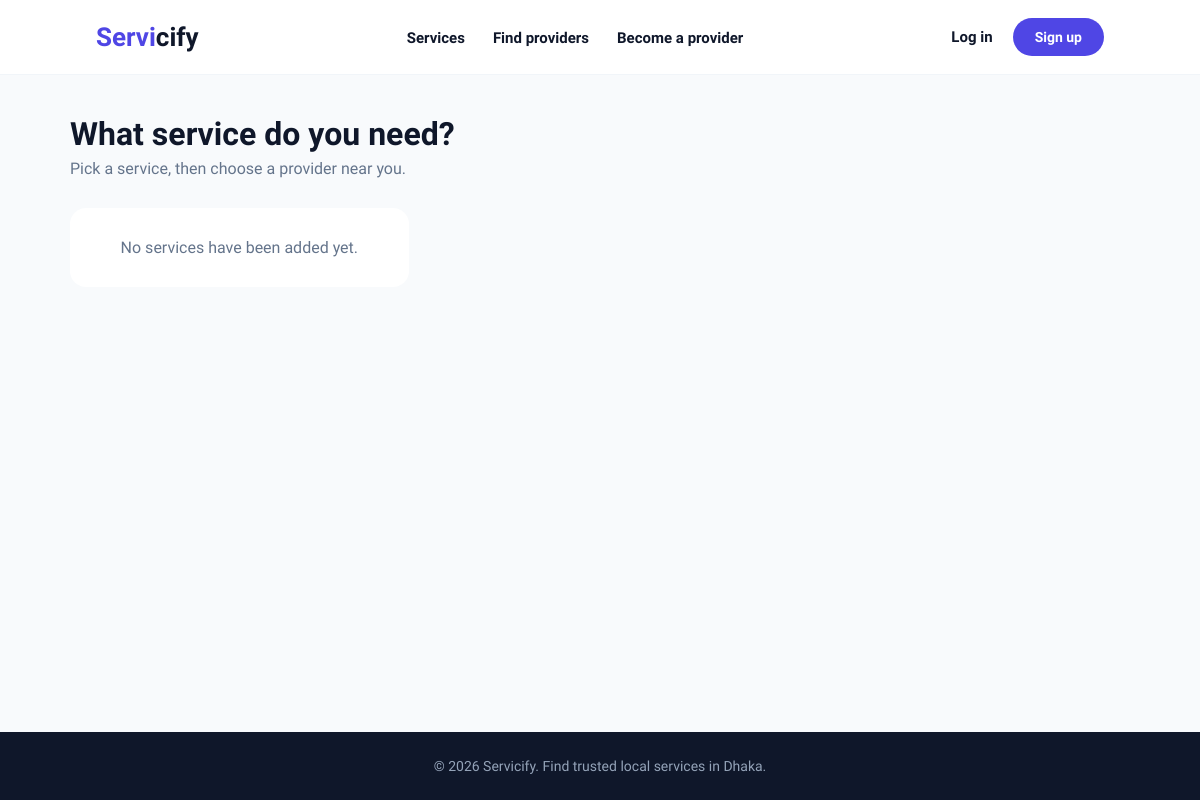
/services/, run on an earlier commit of the app's database.
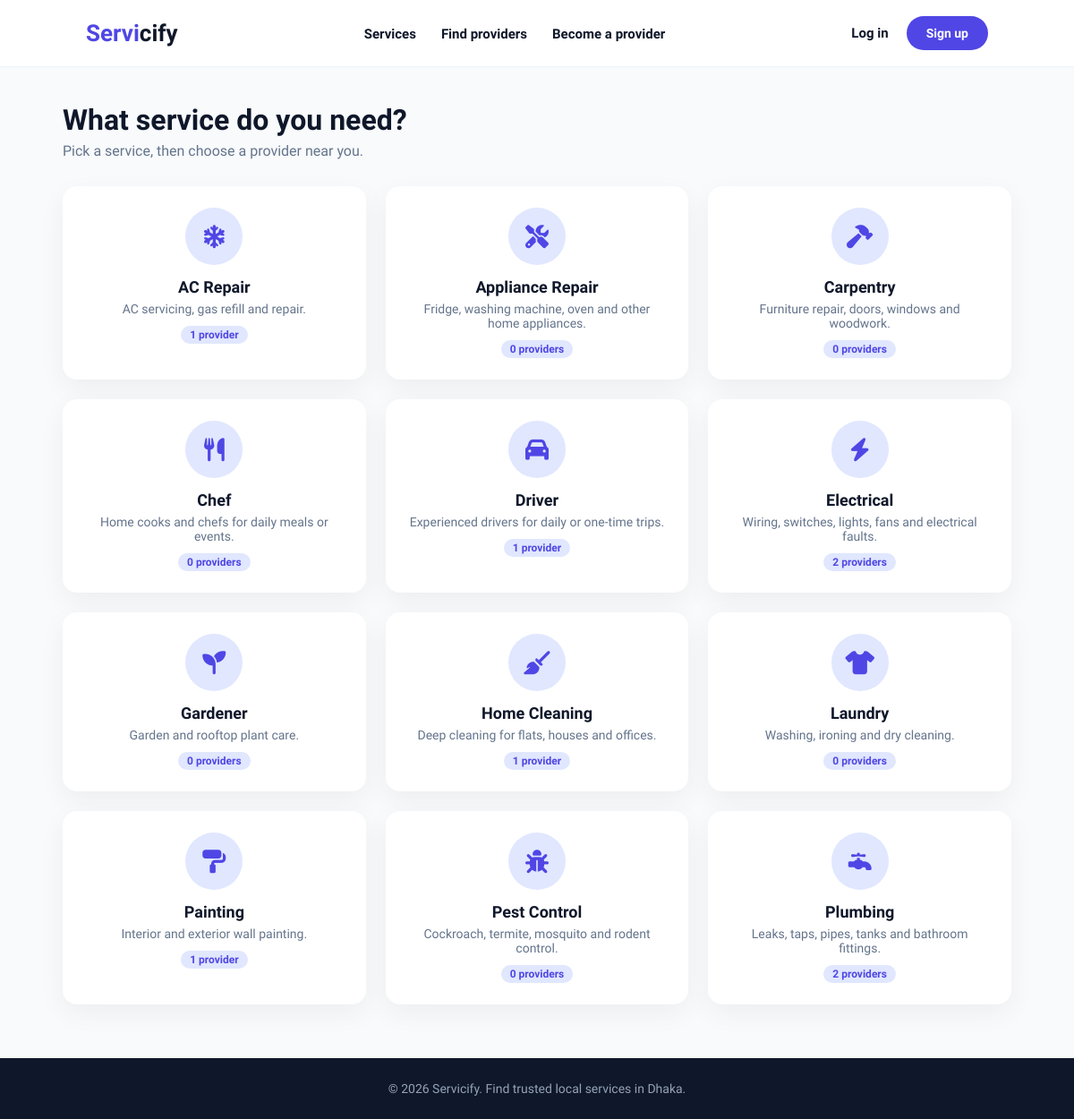
And on a later commit of the database.
### acc/models.py (models this page shows, shortened)
class Service(models.Model):
    name = models.CharField(max_length=100, unique=True)
    description = models.TextField(blank=True)
    icon = models.CharField(max_length=50, default='screwdriver-wrench')
    image_url = models.URLField(blank=True)
    class Meta:
        ordering = ['name']

### acc/views.py (the view)
# urls.py: path('services/', views.service_list, name='service_list'),
def service_list(request):
    services = Service.objects.annotate(provider_count=Count('servicemen'))
    return render(request, 'service_list.html', {'services': services})

### templates/service_list.html (shortened to what this page needs)
{% extends 'base.html' %}
{% block content %}
<h1 class="page-title">What service do you need?</h1>
<p class="page-sub">Pick a service, then choose a provider near you.</p>
<div class="grid">
    {% for service in services %}
        <a href="{% url 'provider_list' %}?service={{ service.id }}" class="card service-box">
            <div class="service-icon"><i class="fa-solid fa-{{ service.icon }}"></i></div>
            <h3>{{ service.name }}</h3>
            <p class="muted">{{ service.description }}</p>
            <p style="margin-top: 10px;"><span class="tag">{{ service.provider_count }} provider{{ service.provider_count|pluralize }}</span></p>
        </a>
    {% empty %}
        <div class="empty">No services have been added yet.</div>
    {% endfor %}
</div>
{% endblock %}

### templates/base.html (shortened to what this page needs)
<!DOCTYPE html>
<html lang="en">
<head>
    <link rel="stylesheet" href="https://cdnjs.cloudflare.com/ajax/libs/font-awesome/6.4.0/css/all.min.css">
</head>
<body>
<header>
    <div class="logo"><a href="{% url 'home' %}">Servi<span>cify</span></a></div>
    <nav>
        <ul>
            <li><a href="{% url 'service_list' %}">Services</a></li>
            <li><a href="{% url 'provider_list' %}">Find providers</a></li>
            <li><a href="{% url 'serviceman_signup' %}">Become a provider</a></li>
        </ul>
    </nav>
    <div class="nav-actions">
        {% if request.session.customer_id %}
            <a href="{% url 'my_bookings' %}" class="btn-link">My bookings</a>
            <a href="{% url 'signout' %}" class="btn">Log out</a>
        {% elif request.session.serviceman_id %}
            <a href="{% url 'serviceman_dashboard' %}" class="btn-link">Dashboard</a>
            <a href="{% url 'signout' %}" class="btn">Log out</a>
        {% else %}
            <a href="{% url 'signin' %}" class="btn-link">Log in</a>
            <a href="{% url 'register_choice' %}" class="btn">Sign up</a>
        {% endif %}
    </div>
</header>
<main>
    {% block content %}{% endblock %}
</main>
<footer>© 2026 Servicify. Find trusted local services in Dhaka.</footer>
</body>
</html>

### templates/base.html (style rules this page uses)
* { margin: 0; padding: 0; box-sizing: border-box; font-family: 'Plus Jakarta Sans', sans-serif; }
:root { --primary: #4f46e5; --primary-hover: #4338ca; --primary-light: #e0e7ff; --dark-text: #0f172a; --muted-text: #64748b; --card-shadow: 0 10px 30px rgba(0, 0, 0, 0.05); --radius-md: 16px; }
body { background: #f8fafc; color: var(--dark-text); min-height: 100vh; display: flex; flex-direction: column; }
a { color: var(--primary); }
header { display: flex; justify-content: space-between; align-items: center; padding: 18px 8%; background: rgba(255,255,255,0.95); position: sticky; top: 0; z-index: 1000; border-bottom: 1px solid #f1f5f9; }
.logo a { font-size: 26px; font-weight: 800; color: var(--primary); text-decoration: none; }
.logo a span { color: var(--dark-text); }
nav ul { display: flex; list-style: none; gap: 28px; }
nav ul li a, .btn-link { text-decoration: none; color: var(--dark-text); font-weight: 600; font-size: 15px; }
.nav-actions { display: flex; align-items: center; gap: 20px; }
.btn, .btn-primary { display: inline-block; border: none; cursor: pointer; text-decoration: none; background: var(--primary); color: #fff; padding: 11px 22px; border-radius: 30px; font-weight: 600; font-size: 14px; transition: all 0.2s; }
main { flex: 1; width: 100%; max-width: 1100px; margin: 0 auto; padding: 40px 20px 60px; }
.page-title { font-size: 32px; font-weight: 800; margin-bottom: 6px; }
.page-sub { color: var(--muted-text); margin-bottom: 30px; }
.grid { display: grid; grid-template-columns: repeat(auto-fill, minmax(250px, 1fr)); gap: 22px; }
.card { background: #fff; border-radius: var(--radius-md); padding: 24px; box-shadow: var(--card-shadow); }
.muted { color: var(--muted-text); font-size: 14px; }
.service-box { text-align: center; text-decoration: none; color: var(--dark-text); transition: transform .2s; }
.service-icon { width: 64px; height: 64px; border-radius: 50%; background: var(--primary-light); color: var(--primary); display: flex; align-items: center; justify-content: center; font-size: 26px; margin: 0 auto 14px; }
.service-box h3 { font-size: 18px; margin-bottom: 6px; }
.tag { display: inline-block; background: var(--primary-light); color: var(--primary); padding: 3px 10px; border-radius: 20px; font-size: 12px; font-weight: 700; }
footer { background: #0f172a; color: #94a3b8; text-align: center; padding: 26px; font-size: 14px; }

What changed in the data, as far as the page shows it:
added Service: name "AC Repair", description "AC servicing, gas refill and repair.", provider_count "1"
added Service: name "Appliance Repair", description "Fridge, washing machine, oven and other home appliances.", provider_count "0"
added Service: name "Carpentry", description "Furniture repair, doors, windows and woodwork.", provider_count "0"
added Service: name "Chef", description "Home cooks and chefs for daily meals or events.", provider_count "0"
added Service: name "Driver", description "Experienced drivers for daily or one-time trips.", provider_count "1"
added Service: name "Electrical", description "Wiring, switches, lights, fans and electrical faults.", provider_count "2"
added Service: name "Gardener", description "Garden and rooftop plant care.", provider_count "0"
added Service: name "Home Cleaning", description "Deep cleaning for flats, houses and offices.", provider_count "1"
added Service: name "Laundry", description "Washing, ironing and dry cleaning.", provider_count "0"
added Service: name "Painting", description "Interior and exterior wall painting.", provider_count "1"
added Service: name "Pest Control", description "Cockroach, termite, mosquito and rodent control.", provider_count "0"
added Service: name "Plumbing", description "Leaks, taps, pipes, tanks and bathroom fittings.", provider_count "2"
Also different on the page:
text no longer shown: "No services have been added yet."
